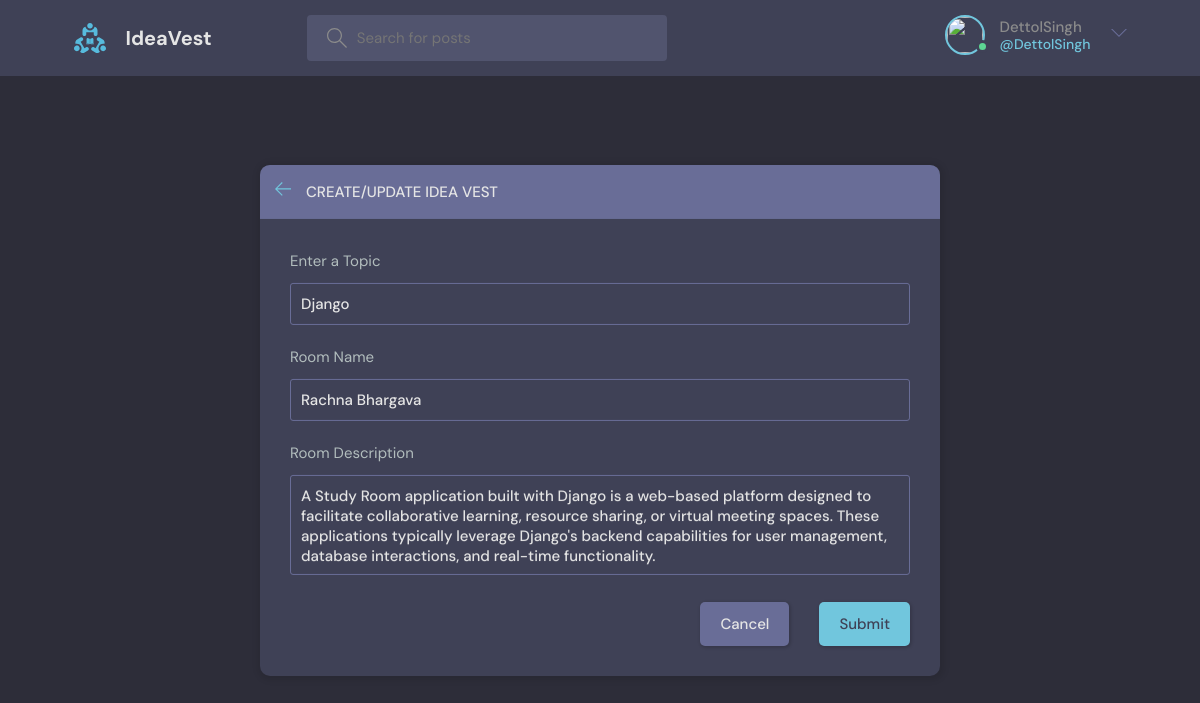
The page /update-room/4/ (signed in) on the database its author committed.
### base/models.py (models this page shows, shortened)
class Room(models.Model):
    host = models.ForeignKey(User, on_delete=models.SET_NULL, null=True)
    topic = models.ForeignKey(Topic, on_delete=models.SET_NULL, null=True)
    name = models.CharField(max_length=200)
    description = models.TextField(null=True, blank=True)
    participants = models.ManyToManyField(
        User, related_name='participants', blank=True)
    updated = models.DateTimeField(auto_now=True)
    created = models.DateTimeField(auto_now_add=True)
    class Meta:
        ordering = ['-updated', '-created']

class Topic(models.Model):
    name = models.CharField(max_length=200)

### base/views.py (the view, shortened to what this page needs)
# urls.py: path('update-room/<str:pk>/', views.updateRoom, name="update-room"),
@login_required(login_url='/login')
def updateRoom(request, pk):
    room = Room.objects.get(id=pk)
    form = RoomForm(instance=room)
    topics = Topic.objects.all()
    if request.user != room.host:
        return HttpResponse('Your are not allowed here!!')
    context = {'form': form, 'topics': topics, 'room': room}
    return render(request, 'base/room_form.html', context)

### base/forms.py
class RoomForm(ModelForm):
    class Meta:
        model = Room
        fields = '__all__'
        exclude = ['host', 'participants']

### base/templates/base/room_form.html (shortened to what this page needs)
{% extends 'main.html' %}
{% block content %}
<main class="create-room layout">
  <div class="container">
    <div class="layout__box">
      <div class="layout__boxHeader">
        <div class="layout__boxTitle">
          <a href="{{request.META.HTTP_REFERER}}">
            <svg version="1.1" xmlns="http://www.w3.org/2000/svg" width="32" height="32" viewBox="0 0 32 32">
              <title>arrow-left</title>
              <path
                d="M13.723 2.286l-13.723 13.714 13.719 13.714 1.616-1.611-10.96-10.96h27.625v-2.286h-27.625l10.965-10.965-1.616-1.607z">
              </path>
            </svg>
          </a>
          <h3>Create/Update Idea Vest</h3>
        </div>
      </div>
      <div class="layout__body">
        <form class="form" action="" method="POST">
          <div class="form__group">
            <label for="room_topic">Enter a Topic</label>
            <input required type="text" value="{{room.topic.name}}" name="topic" list="topic-list" />
          </div>
          <div class="form__group">
            <label for="room_name">Room Name</label>
            {{form.name}}
          </div>
          <div class="form__group">
            <label for="room_description">Room Description</label>
            {{form.description}}
          </div>
          <div class="form__action">
            <a class="btn btn--dark" href="{{request.META.HTTP_REFERER}}">Cancel</a>
            <button class="btn btn--main" type="submit">Submit</button>
          </div>
        </form>
      </div>
    </div>
  </div>
</main>
{% endblock content %}

### templates/navbar.html (shortened to what this page needs)
{% load static %}
<header class="header header--loggedIn">
    <div class="container">
        <a href="{% url 'home' %}" class="header__logo">
            <img src="{% static 'images/logo.svg' %}" />
            <h1>IdeaVest</h1>
        </a>
        <form class="header__search" method="GET" action="{% url 'home' %}">
            <label>
                <input name="q" placeholder="Search for posts" />
            </label>
        </form>
        <nav class="header__menu">
            {% if request.user.is_authenticated %}
            <div class="header__user">
                <a href="{% url 'update-user' %}">
                    <div class="avatar avatar--medium active">
                        <img src="{{request.user.avatar.url}}" />
                    </div>
                    <p>{{request.user.username}} <span>@{{request.user.username}}</span></p>
                </a>
                <button class="dropdown-button">
                    <svg version="1.1" xmlns="http://www.w3.org/2000/svg" width="32" height="32" viewBox="0 0 32 32">
                        <title>chevron-down</title>
                        <path d="M16 21l-13-13h-3l16 16 16-16h-3l-13 13z"></path>
                    </svg>
                </button>
            </div>
            {% else %}
            <a href="{% url 'login' %}">
                <img src="{% static 'images/avatar.svg' %}" />
                <p>Login</p>
            </a>
            {% endif %}
        </nav>
    </div>
</header>

### rows shown on the page
Room: topic "Django", name "Rachna Bhargava", description "A Study Room application built with Django is a web-based platform designed to facilitate collaborative learning, resource sharing, or virtual meeting spaces. These applications typically leverage Django's backend capabilities for user management, database interactions, and real-time functionality."

### other values the page prints
{{ request.user.username }} "DettolSingh"
